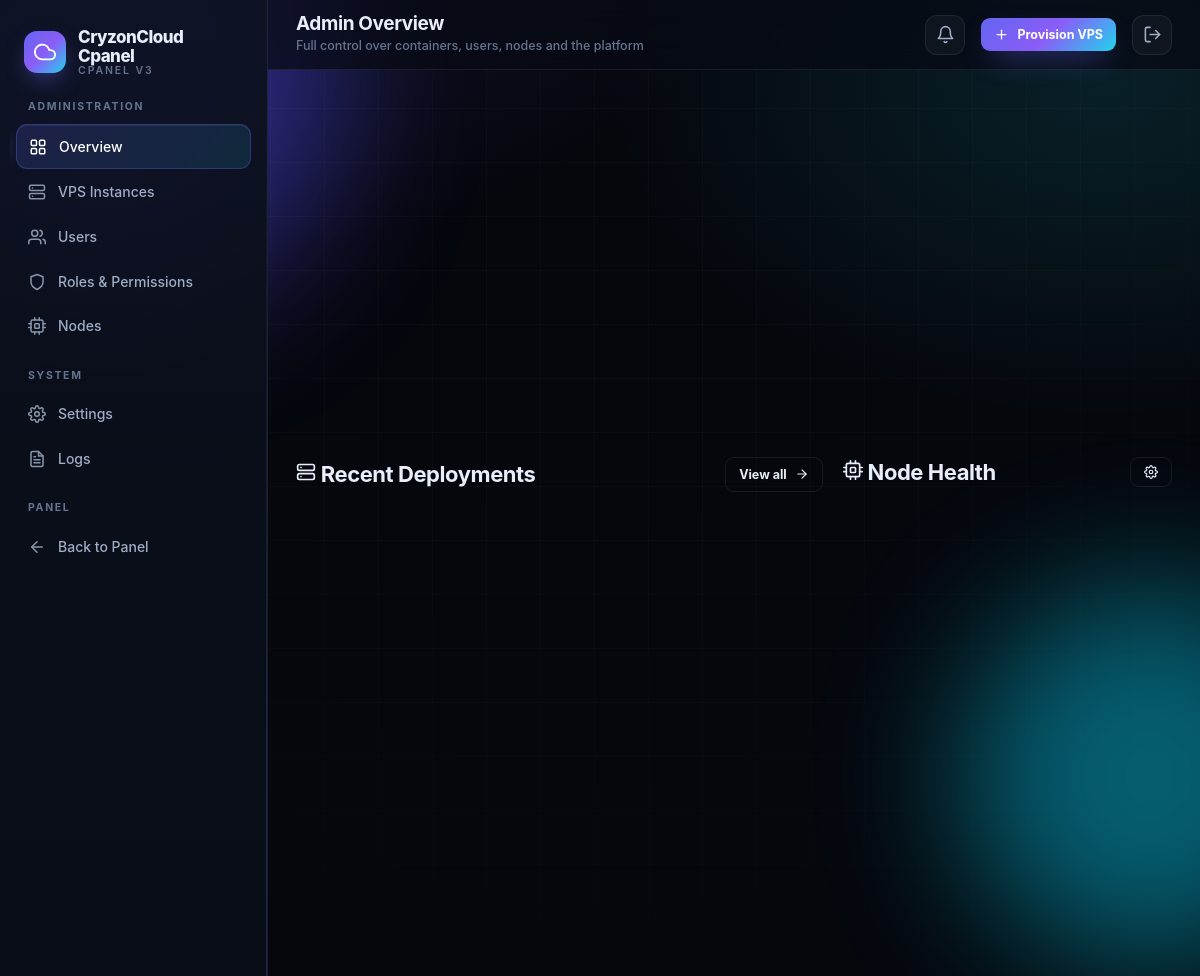
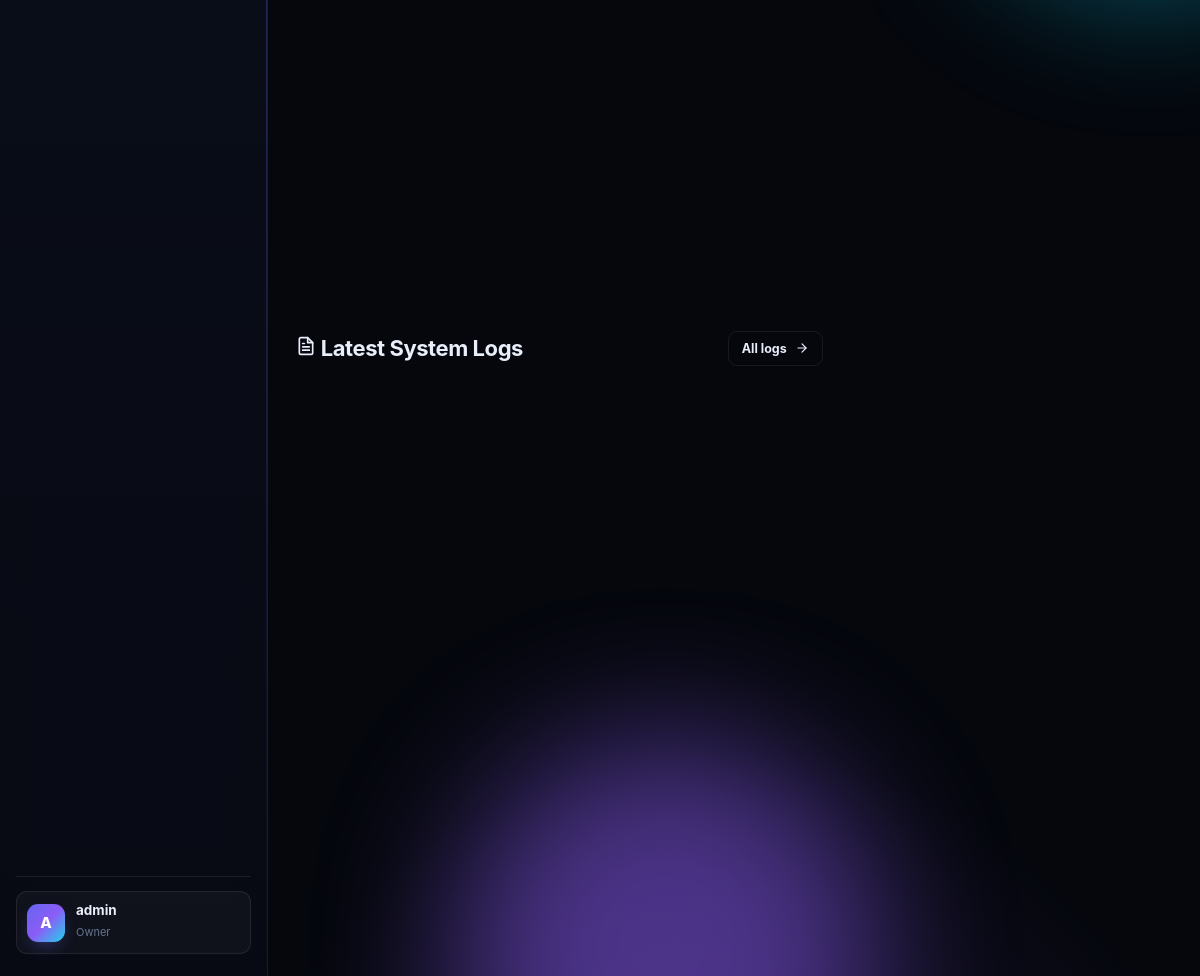
Page /admin/ (signed in) on the committed database (2 pictures, top to bottom).
### tables this page shows
CREATE TABLE settings (
    id INTEGER PRIMARY KEY AUTOINCREMENT,
    site_name TEXT DEFAULT 'CryzonCloud Cpanel',
    site_description TEXT DEFAULT 'High-Performance Cloud VPS Management Panel',
    footer_text TEXT DEFAULT 'Powered by CryzonCloud',
    timezone TEXT DEFAULT 'UTC',
    registration_enabled INTEGER DEFAULT 1,
    logo_url TEXT DEFAULT '',
    favicon_url TEXT DEFAULT '',
    cpu_threshold INTEGER DEFAULT 90,
    ram_threshold INTEGER DEFAULT 90,
    max_vps_per_user INTEGER DEFAULT 5,
    max_ports_per_user INTEGER DEFAULT 20,
    hostname_prefix TEXT DEFAULT 'cryzon',
    port_forwarding_method TEXT DEFAULT 'socat',
    public_ipv4 TEXT DEFAULT '',
    icon_path TEXT DEFAULT '',
    rate_limit_auth INTEGER DEFAULT 20,
    rate_limit_api INTEGER DEFAULT 120,
    rate_limit_heavy INTEGER DEFAULT 10,
    default_vps_days INTEGER DEFAULT 0
);

CREATE TABLE users (
    id INTEGER PRIMARY KEY AUTOINCREMENT,
    username TEXT UNIQUE NOT NULL,
    email TEXT UNIQUE NOT NULL,
    password TEXT NOT NULL,
    api_key TEXT,
    is_admin INTEGER DEFAULT 0,
    role_id INTEGER DEFAULT NULL,
    is_banned INTEGER DEFAULT 0,
    created_at TIMESTAMP DEFAULT CURRENT_TIMESTAMP,
    FOREIGN KEY (role_id) REFERENCES roles(id)
);

CREATE TABLE roles (
    id INTEGER PRIMARY KEY AUTOINCREMENT,
    name TEXT UNIQUE NOT NULL,
    slug TEXT UNIQUE NOT NULL,
    description TEXT DEFAULT '',
    permissions TEXT DEFAULT '[]',
    is_system INTEGER DEFAULT 0,
    priority INTEGER DEFAULT 0,
    color TEXT DEFAULT '#6366f1',
    created_at TIMESTAMP DEFAULT CURRENT_TIMESTAMP
);

### ccp/routes_admin.py (the view)
@bp.route("/")
@login_required
@any_permission_required(ADMIN_PERMS)
def dashboard():
    user = current_user()
    stats = {
        "vps": db.query("SELECT COUNT(*) c FROM vps", one=True)["c"],
        "running": db.query("SELECT COUNT(*) c FROM vps WHERE status='running'", one=True)["c"],
        "users": db.query("SELECT COUNT(*) c FROM users", one=True)["c"],
        "nodes": db.query("SELECT COUNT(*) c FROM nodes", one=True)["c"],
        "tickets": db.query("SELECT COUNT(*) c FROM tickets WHERE status='open'", one=True)["c"],
        "backups": db.query("SELECT COUNT(*) c FROM backups", one=True)["c"],
    }
    recent_vps = db.query(
        "SELECT v.*, u.username FROM vps v JOIN users u ON u.id=v.user_id ORDER BY v.id DESC LIMIT 8"
    )
    recent_logs = db.query("SELECT * FROM system_logs ORDER BY id DESC LIMIT 8")
    nodes = db.query("SELECT * FROM nodes ORDER BY id")
    return render_template("admin/dashboard.html", stats=stats, recent_vps=recent_vps, recent_logs=recent_logs, nodes=nodes)

### ccp/db.py (called while the page is built)
def get_db():
    if "db" not in g:
        g.db = sqlite3.connect(DATABASE, timeout=10)
        g.db.row_factory = sqlite3.Row
        g.db.execute("PRAGMA journal_mode=WAL")
        g.db.execute("PRAGMA busy_timeout=10000")
        g.db.execute("PRAGMA foreign_keys=ON")
    return g.db

def query(sql, args=(), one=False):
    cur = get_db().execute(sql, args)
    rv = cur.fetchall()
    cur.close()
    return (rv[0] if rv else None) if one else rv

def get_settings():
    row = query("SELECT * FROM settings ORDER BY id LIMIT 1", one=True)
    if not row:
        execute("INSERT INTO settings (id) VALUES (1)")
        row = query("SELECT * FROM settings ORDER BY id LIMIT 1", one=True)
    return dict(row) if row else {}

def get_role(role_id):
    if role_id is None:
        return None
    row = query("SELECT * FROM roles WHERE id = ?", (role_id,), one=True)
    if not row:
        return None
    d = dict(row)
    try:
        d["permissions"] = json.loads(d.get("permissions") or "[]")
    except (ValueError, TypeError):
        d["permissions"] = []
    return d

### ccp/security.py (called while the page is built)
def current_user():
    if "user" in g:
        return g.user
    uid = session.get("user_id")
    if not uid:
        g.user = None
        return None
    row = db.query("SELECT * FROM users WHERE id = ?", (uid,), one=True)
    if not row:
        g.user = None
        return None
    user = dict(row)
    user["role"] = db.get_role(user.get("role_id"))
    g.user = user
    return user

def user_permissions(user):
    if not user:
        return set()
    role = user.get("role")
    if role:
        perms = set(role.get("permissions") or [])
        if role.get("slug") == "owner":
            perms = set(ALL_PERMISSIONS)
        return perms
    if user.get("is_admin"):
        return set(ALL_PERMISSIONS)
    return set()

def has_permission(user, perm):
    if not user:
        return False
    if user.get("is_banned"):
        return False
    return perm in user_permissions(user)

def is_admin(user):
    if not user:
        return False
    role = user.get("role")
    if role and role.get("slug") in ("owner", "admin"):
        return True
    return bool(user.get("is_admin"))

### templates/admin/dashboard.html (shortened to what this page needs)
{% extends "admin/base.html" %}
{% from "_icons.html" import icon %}
{% block page_title %}Admin Overview{% endblock %}
{% block page_sub %}Full control over containers, users, nodes and the platform{% endblock %}
{% block topbar_actions %}
{% if can('vps.create') %}
<a href="{{ url_for('admin.vps_list') }}" class="btn btn-primary btn-sm">{{ icon('plus', 15) }} Provision VPS</a>
{% endif %}
{% endblock %}
{% block content %}
<div class="grid cols-4 mb-3">
</div>
<div class="grid cols-4 mb-3">
</div>
<div class="grid" style="grid-template-columns:1.6fr 1fr;align-items:start">
  <section>
    <div class="section-head">
      <h2>{{ icon('server', 20) }} Recent Deployments</h2>
      <a href="{{ url_for('admin.vps_list') }}" class="btn btn-sm btn-ghost">View all {{ icon('arrow-right', 14) }}</a>
    </div>
    <div class="section-head mt-4">
      <h2>{{ icon('file-text', 20) }} Latest System Logs</h2>
      <a href="{{ url_for('admin.logs') }}" class="btn btn-sm btn-ghost">All logs {{ icon('arrow-right', 14) }}</a>
    </div>
  </section>
  <aside>
    <div class="section-head">
      <h2>{{ icon('cpu', 20) }} Node Health</h2>
      <a href="{{ url_for('admin.nodes') }}" class="btn btn-sm btn-ghost">{{ icon('settings', 14) }}</a>
    </div>
  </aside>
</div>
{% endblock %}

### templates/base.html (shortened to what this page needs)
{% from "_icons.html" import icon %}
<!DOCTYPE html>
<html lang="en">
<head>
  <link rel="stylesheet" href="{{ url_for('static', filename='css/style.css') }}">
</head>
<body>
  <div class="bg-fx"><span class="orb o1"></span><span class="orb o2"></span><span class="orb o3"></span></div>
  <div class="app-shell">
    <aside class="sidebar">
      <a href="{{ url_for('main.dashboard') if current_user else url_for('main.index') }}" class="brand">
        <span class="brand-logo">{{ icon('cloud', 22) }}</span>
        <span class="brand-name">{{ settings.site_name or 'CryzonCloud' }}<span>Cpanel v3</span></span>
      </a>
      <div class="nav-scroll">
        {% block sidebar_nav %}{% endblock %}
      </div>
      <div class="sidebar-foot">
        <a href="{{ url_for('main.profile') }}" class="user-chip">
          <span class="avatar">{{ (current_user.username[0]|upper) if current_user else '?' }}</span>
          <span style="min-width:0">
            <span class="u-name" style="display:block">{{ current_user.username if current_user else 'Guest' }}</span>
            <span class="u-role">{{ current_user.role.name if current_user and current_user.role else 'User' }}</span>
          </span>
        </a>
      </div>
    </aside>
    <div class="main">
      <header class="topbar">
        <div>
          <h1>{% block page_title %}Dashboard{% endblock %}</h1>
          <div class="sub">{% block page_sub %}{{ settings.site_description }}{% endblock %}</div>
        </div>
        <div style="position:relative">
          <button class="icon-btn" data-notif-bell aria-label="Notifications">
          </button>
        </div>
        {% block topbar_actions %}{% endblock %}
        <a href="{{ url_for('main.logout') }}" class="icon-btn" title="Sign out">{{ icon('log-out', 19) }}</a>
      </header>
      <main class="page">
        {% block content %}{% endblock %}
      </main>
    </div>
  </div>
</body>
</html>

### rows in the picture
settings: site_name "CryzonCloud Cpanel"
users: username "A", username "admin"
roles: role "Owner"
